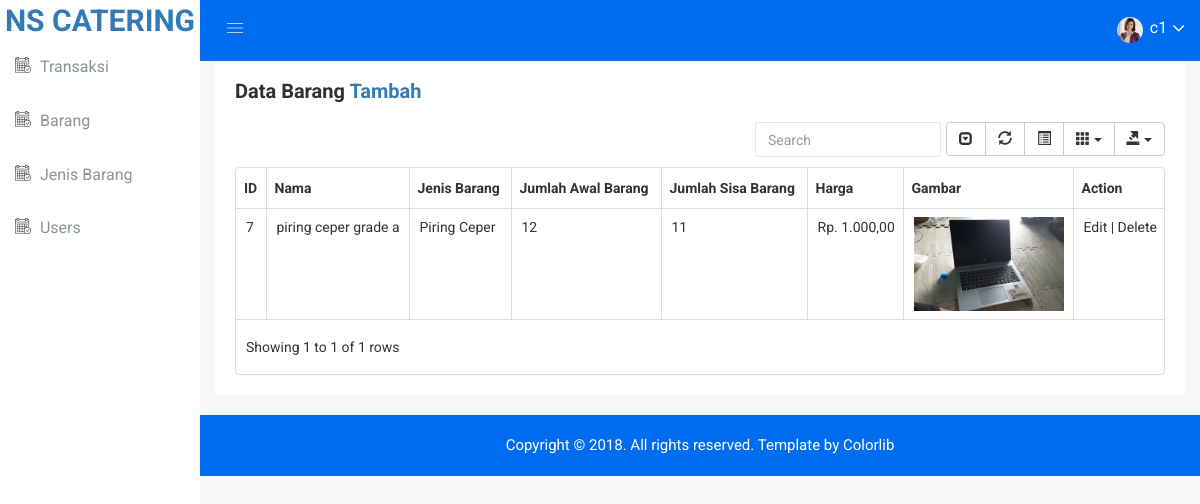
The app's page /list_barang.php (signed in) with its own data.
### tables this page shows
CREATE TABLE `barang` (
  `id_barang` int(11) NOT NULL,
  `nama` varchar(50) NOT NULL,
  `jumlah` int(11) NOT NULL,
  `harga` int(11) NOT NULL,
  `id_jenis_barang` int(11) NOT NULL,
  `gambar` varchar(200) NOT NULL
);

CREATE TABLE `jenis_barang` (
  `id_jenis_barang` int(11) NOT NULL,
  `nama` varchar(50) NOT NULL
);

### list_barang.php (the view)
<?php
include("config.php");
include("header.php");
?>
<div class="data-table-area mg-b-15">
    <div class="container-fluid">
        <div class="row">
            <div class="col-lg-12 col-md-12 col-sm-12 col-xs-12">
                <div class="sparkline13-list">
                    <div class="sparkline13-hd">
                        <div class="main-sparkline13-hd">
                         <h1>Data  Barang <span class="table-project-n"></span>
                             <right>       <a href="tambah_barang.php">Tambah </a><right></h1>
                             </div>
                         </div>
                         <div class="sparkline13-graph">
                            <div class="datatable-dashv1-list custom-datatable-overright">
                                <table id="table" data-toggle="table" data-pagination="true" data-search="true" data-show-columns="true" data-show-pagination-switch="true" data-show-refresh="true" data-key-events="true" data-show-toggle="true" data-resizable="true" data-cookie="true"
                                data-cookie-id-table="saveId" data-show-export="true" data-click-to-select="true" data-toolbar="#toolbar">
                                <thead>
                                    <tr>
                                        <th>ID</th>
                                        <th>Nama</th>
                                        <th>Jenis Barang</th>
                                        <th>Jumlah Awal Barang</th>
                                        <th>Jumlah Sisa Barang</th>
                                        <th>Harga</th>
                                        <th>Gambar</th>
                                        <th data-field="action">Action</th>
                                    </tr>
                                </thead>
                                <tbody>
                                  <?php
                                  $sql = "SELECT  barang.*, jenis_barang.nama as nama_jenis_barang from barang INNER JOIN jenis_barang ON barang.id_jenis_barang =jenis_barang.id_jenis_barang";
                                  $query = mysqli_query($db, $sql);
                                  while($item = mysqli_fetch_array($query)){
                                    echo"<tr>";
                                    echo "<td>".$item['id_barang']."</td>";
                                    echo "<td>".$item['nama']."</td>";
                                    echo "<td>".$item['nama_jenis_barang']."</td>";
                                    echo "<td>".$item['jumlah']."</td>";
                                    $Sum1= mysqli_query($db, 'SELECT  SUM(jumlah) from transaksi WHERE id_barang='.$item['id_barang'].'');
                                    $row = mysqli_fetch_array($Sum1);
                                    $jumlahsisa= $item['jumlah'] - $row[0];
                                    echo "<td>".$jumlahsisa."</td>";
                                    $hasil = 'Rp. ' . number_format($item['harga'], 2, ",", ".");
                                    echo "<td>".$hasil."</td>";
                                    echo "<td><img  width='150px'src='".$item['gambar']."'></td>";
                                    echo "<td>";
                                    echo "<a href='edit_barang.php?id_barang=".$item['id_barang']."'>Edit</a> | ";
                                    echo "<a href='proses_hapus_barang.php?id_barang=".$item['id_barang']."''>Delete</a>  ";
                                    echo "</td>";
                                    echo "</tr>";
                                }
                                ?>
                            </tbody>
                        </table>
                    </div>
                </div>
            </div>
        </div>
    </div>
</div>
</div>
<?php
include("footer.php");
?>

### css/main.css (style rules this page uses)
html { color: #222; font-size: 1em; line-height: 1.4; }
audio, canvas, iframe, img, svg, video { vertical-align: middle; }

### records on screen
barang: id_barang "7", nama "piring ceper grade a", id_jenis_barang.nama "Piring Ceper", jumlah "12", jumlahsisa "11", harga "Rp. 1.000,00", gambar (picture)

### other values on screen
$_SESSION['username'] "c1"
